Frame 1 (no input): blank canvas, image omitted
Frame 60 (the mouse pressed at the canvas centre just before this capture): blank canvas, image omitted
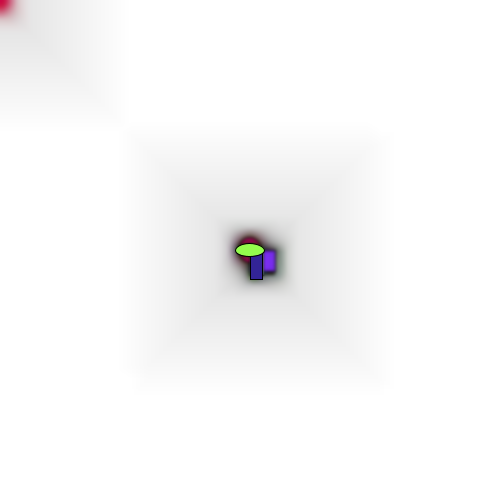
Frame 120 (the mouse held since frame 60 and released just before this capture)

The Processing sketch whose frames 1 and 60 were blank and that drew this single picture after the mouse press (run headless with seeded random() and noise(); from frame 60 on, the mouse is pressed at the canvas centre):

// Processing sketch: processing_161580
// ── processing_161580.pde

void setup(){
  
  size(500,500);
  background(255);
 smooth();

}
 
void draw(){
 
 // size(random(20,800);,random(20,800));
  float r = random(6,30);
 float d = random(6,30);
 if (mousePressed){
  filter(BLUR);
   fill(random(0,255),random(0,255),random(0,255));
  rect(mouseX,mouseY,d,r); 
  fill(random(0,255),random(0,255),random(0,255));
   ellipse(pmouseX,pmouseY,r,d);
   
}
 
 float f = random(1,100);
  frameRate(f); 
}
 
 
 
void keyPressed(){
 
   if(key=='z'){
  background(255);
}
   if(key=='b'){
filter(BLUR);
}
  if(key=='f'){
 frameRate(random(1,100));

}

  if (key=='s'){
float r = random(100,500);   
    
  }
  
  if (key=='c'){
background(random(0,100)); 

  }
float a = random(10,200);
  if (key=='x'){
 size(500,700);
 }
if (key=='y'){
 size(700,500);
 }

}
